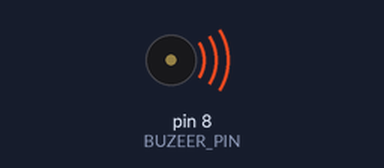
Simulated run of this sketch. Board: Arduino Uno, built with avr-gcc and run on an emulated ATmega328P. Shown: buzzer (waves = sounding).

Above: at 0.2 s.
Timing chart, 0 to 3.0 s (numbered marks = the images above):
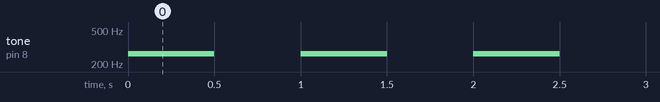

Measured:
- by itself, tone on pin 8 (BUZEER_PIN): alternates 262 Hz for 0.50 s and silent for 0.50 s

The sketch:

BUZEER_1.ino
```cpp
const int BUZEER_PIN =8;
const int DELAY =1000;
void setup() {
  Serial.begin(9600);
  pinMode(BUZEER_PIN,OUTPUT);
}

void loop() {
  //tone(pin,HZ,ms)
  tone(BUZEER_PIN,262,500);//腳位,HZ=262,500=0.5秒
  delay(DELAY);


}
```
